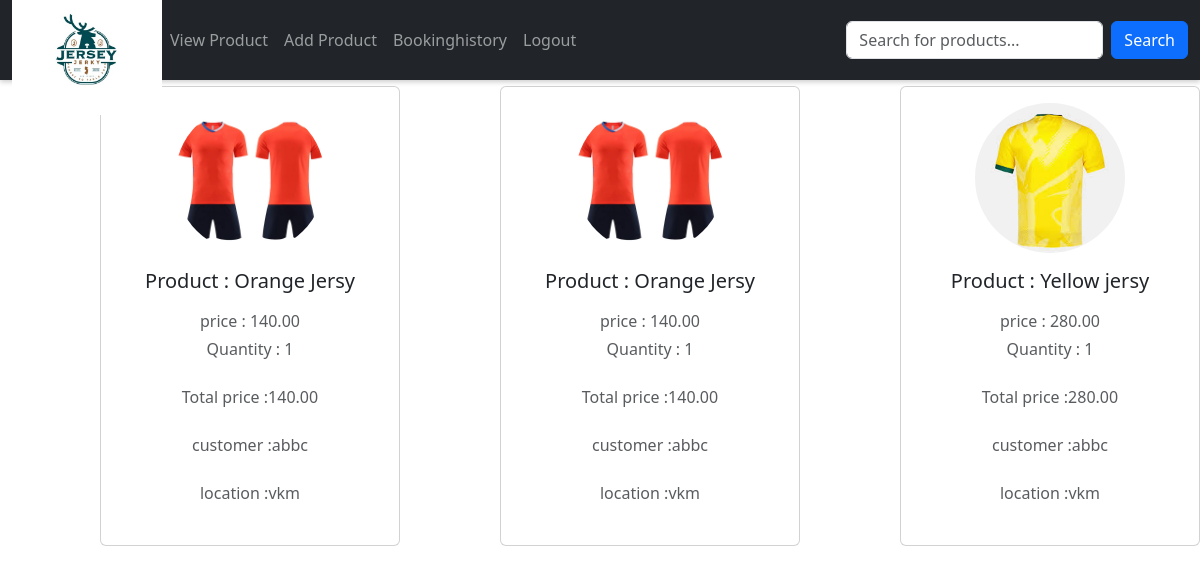
The page /bookinghistry/ (signed in) on the database as committed earlier.
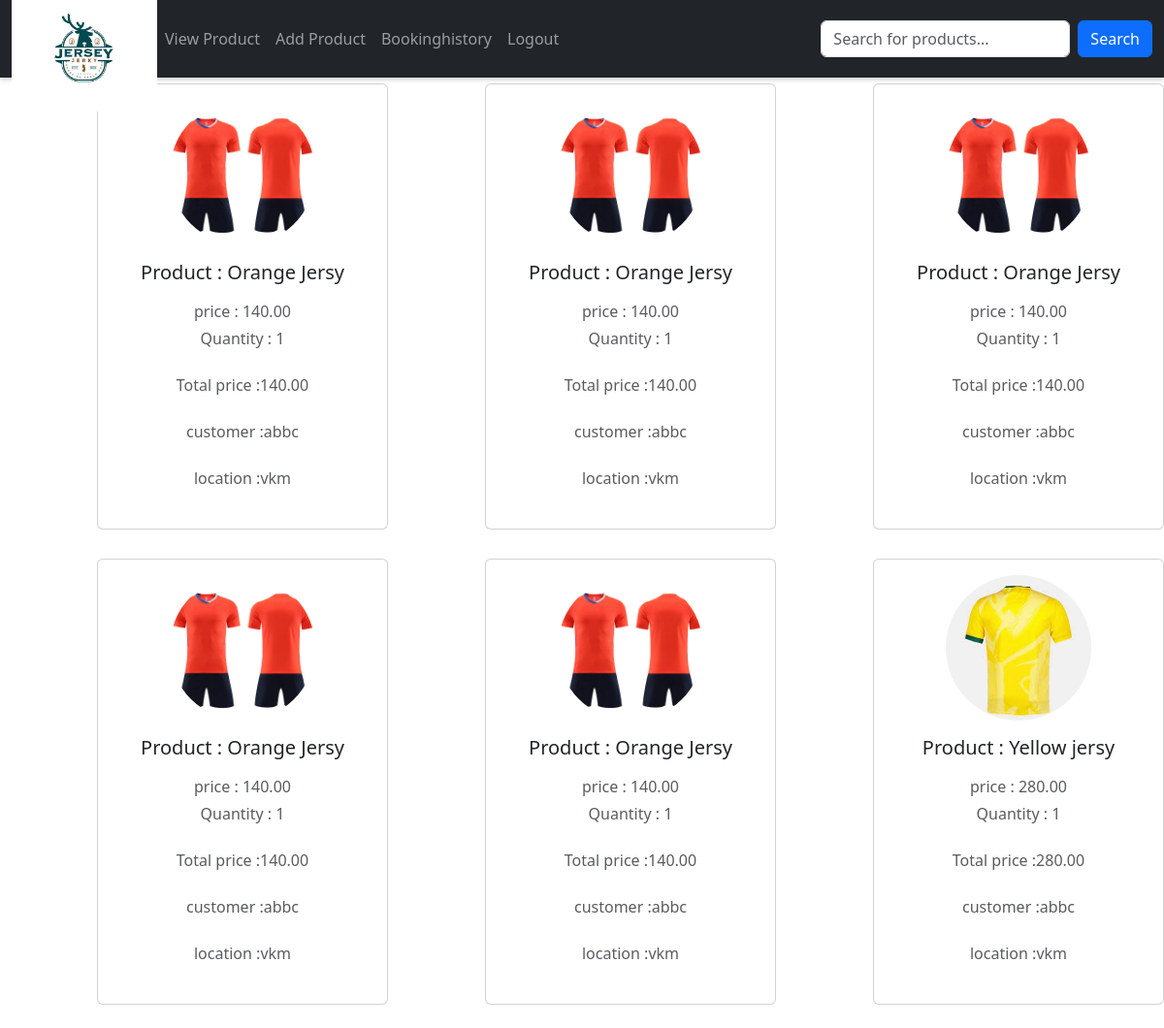
The same page on the database as committed later.
### app/models.py (models this page shows, shortened)
class Buy(models.Model):
    product = models.ForeignKey(Product, on_delete=models.CASCADE)
    user = models.ForeignKey(Register, on_delete=models.CASCADE)
    quantity = models.IntegerField()
    date_of_buying = models.TextField()
    price = models.DecimalField(max_digits=10, decimal_places=2)
    color = models.CharField(max_length=50, null=True, blank=True)  # Store color
    sleeve_type = models.CharField(max_length=50, null=True, blank=True)  # Store sleeve type
    DELIVERY_STATUS_CHOICES = [
        ("Pending", "Pending"),
        ("Shipped", "Shipped"),
        ("In Transit", "In Transit"),
        ("Delivered", "Delivered"),
    ]
    delivery_status = models.CharField(
        max_length=20, choices=DELIVERY_STATUS_CHOICES, default="Pending"
    )
    def __str__(self):
        return f"{self.product.name} - {self.color} - {self.sleeve_type} - {self.delivery_status}"

class Product(models.Model):
    shop = models.ForeignKey(Shopreg,on_delete=models.CASCADE)
    name = models.TextField()
    discription = models.TextField()
    price = models.IntegerField()
    category = models.ForeignKey(Category, on_delete=models.CASCADE)
    quantity = models.TextField()
    offerprice = models.IntegerField()
    image = models.FileField()

class Register(models.Model):
    Email = models.EmailField(unique=True)
    name = models.TextField()
    phonenumber = models.IntegerField()
    password = models.TextField()
    location= models.TextField()

### app/views.py (the view)
# urls.py: path('bookinghistry/',views.bookinghistry),
def bookinghistry(req):
    l=[]
    data=Product.objects.filter(shop=get_shop(req))
    for i in data:
        data1=Buy.objects.filter(product=i)
        l.append(data1)
    print(l)
    return render(req,'shop/bookinghistry.html',{'data':l})

### app/views.py (called while the page is built)
def get_shop(req):
    data=Shopreg.objects.get(Email=req.session['shop'])
    return data

### template/shop/bookinghistry.html (shortened to what this page needs)
<!DOCTYPE html>
<html lang="en">
<head>
  <link href="https://cdn.jsdelivr.net/npm/bootstrap@5.3.3/dist/css/bootstrap.min.css" rel="stylesheet">
</head>
<body>
 <nav id="nav" class="navbar navbar-expand-sm navbar-dark bg-dark sticky-top">
  <div class="container-fluid">
    <a href="../viewpro" class="logo">
      <img src="../static/attachment_117648875.jpg" alt="logo" width="150px">
    </a>
    <div class="collapse navbar-collapse" id="mynavbar">
      <ul class="navbar-nav me-auto">
        <li class="nav-item">
          <a class="nav-link"  href="../viewpro">View Product</a>
        </li>
        <li class="nav-item">
          <a class="nav-link" href="../addpro">Add Product</a>
        </li>
        <li class="nav-item">
          <a class="nav-link"  href="../bookinghistry">Bookinghistory</a>
        </li>
        <li class="nav-item">
          <a class="nav-link" href="../logout">Logout</a>
        </li>
      </ul>
      <form class="d-flex" method="get" action="{% url 'pro_search' %}">
        <input class="form-control me-2"  type="text" name="query" placeholder="Search for products...">
        <button class="btn btn-primary" type="submit">Search</button>
      </form>
    </div>
  </div>
</nav>
  {% for i in data %}
  {% for j in i %}
  <div class="card mb-4">
    <div class="card-body text-center">
      <img src="{{j.product.image.url}}" alt="avatar" class="rounded-circle img-fluid" style="width: 150px;height: 150px;">
      <h5 class="my-3">Product : {{j.product.name}}</h5>
      <p class="text-muted mb-1">price : {{j.price}}</p>
      <p class="text-muted mb-4">Quantity : {{j.quantity}}</p>
      <p class="text-muted mb-4">Total price :{{j.price}}</p>
      <p class="text-muted mb-4">customer :{{j.user.name}}</p>
      <p class="text-muted mb-4">location :{{j.user.location}}</p>
    </div>
  </div>
  {% endfor %}
  {% endfor %}
</body>
</html>

### template/shop/bookinghistry.html (style rules this page uses)
.navbar .nav-link { transition: color 0.3s; }
#nav { box-shadow: 0 2px 5px rgba(0, 0, 0, 0.2); height: 80px; }
.card { float: left; width: 300px; margin-left: 100PX; padding: 0px; margin-top: 6px; }

Rows that differ between the two databases and show on the page:
added Buy: product.image (picture), product.name "Orange Jersy", price "140.00", quantity "1", user.name "abbc", user.location "vkm"
added Buy: product.image (picture), product.name "Orange Jersy", price "140.00", quantity "1", user.name "abbc", user.location "vkm"
added Buy: product.image (picture), product.name "Orange Jersy", price "140.00", quantity "1", user.name "abbc", user.location "vkm"
